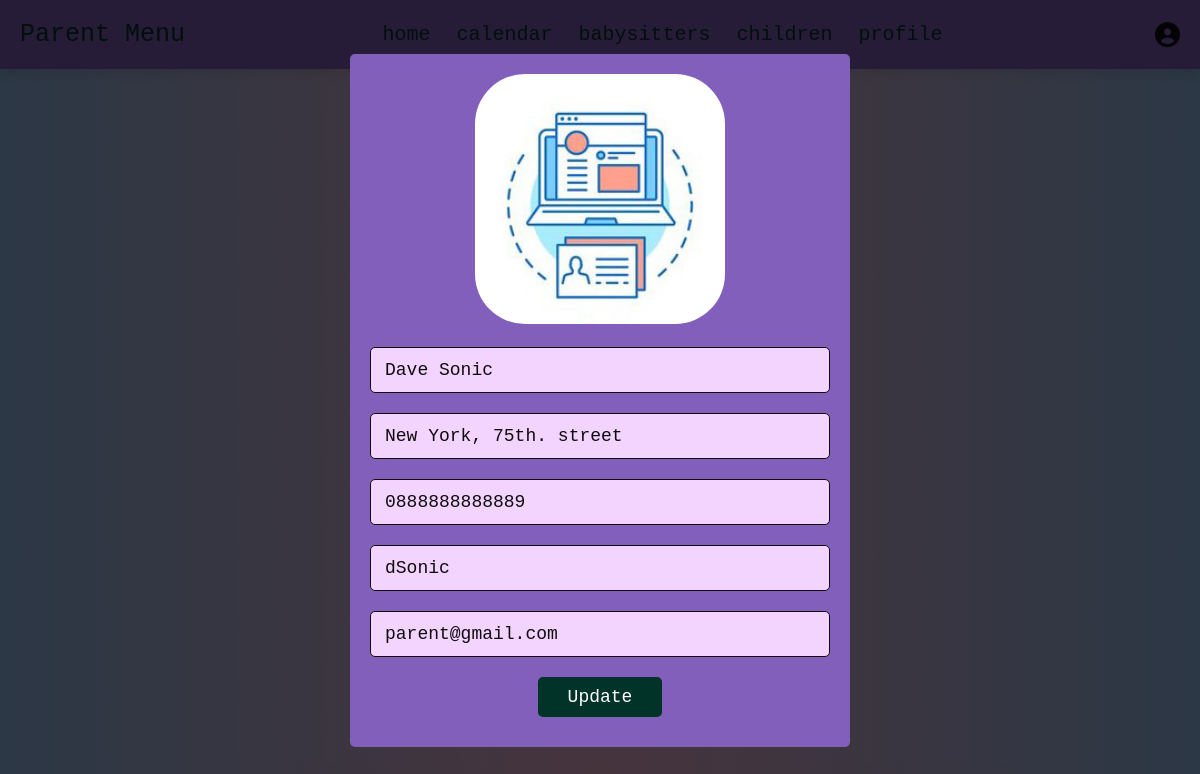
/php/parent/profile.php (signed in), run on the app's committed database.
### tables this page shows
CREATE TABLE `users` (
  `id` varchar(100) NOT NULL,
  `fullname` varchar(100) NOT NULL,
  `address` varchar(100) NOT NULL,
  `phone` varchar(100) NOT NULL,
  `name` varchar(100) NOT NULL,
  `email` varchar(100) NOT NULL,
  `password` varchar(100) NOT NULL,
  `user_type` varchar(20) NOT NULL
);

### php/parent/profile.php (the view, shortened to what this page needs)
<?php
include '../common/config.php';
$user_id = $_SESSION['parent_id'];
?>
<!DOCTYPE html>
<html lang="en">
<head>
  <link rel="stylesheet" href="https://cdnjs.cloudflare.com/ajax/libs/font-awesome/6.0.0/css/all.min.css">
  <link rel="stylesheet" href="../../css/style.css">
</head>
<body>
  <?php include 'parent_header.php'; ?>
  <section class="edit-profile-form">
    <?php
    $update_query = mysqli_query($conn, "SELECT * FROM `users` WHERE id = '$user_id'") or die('query failed');
    if (mysqli_num_rows($update_query) > 0) {
      while ($fetch_update = mysqli_fetch_assoc($update_query)) {
        ?>
        <form action="" method="post" enctype="multipart/form-data">
          <img class="image" src="../../assets/icons/personal-data.jpg" alt="">
          <input type="text" name="update_fullname" value="<?php echo $fetch_update['fullname']; ?>" class="box" required>
          <input type="text" name="update_address" value="<?php echo $fetch_update['address']; ?>" class="box" required>
          <input type="text" name="update_phone" value="<?php echo $fetch_update['phone']; ?>" class="box" required>
          <input type="text" name="update_name" value="<?php echo $fetch_update['name']; ?>" class="box" required>
          <input type="text" name="update_email" value="<?php echo $fetch_update['email']; ?>" class="box" required>
          <input type="submit" value="update" name="update_personal_data" class="btn">
        </form>
        <?php
      }
    }
    ?>
  </section>
</body>
</html>

### css/style.css (style rules this page uses)
:root { --dark-green: #013328; --light-green: #01644f; --red: #c0392b; --black: #100c0d; --purple: #835fbc; --dark-bg: #888870; --light-bg: #f3d4ff; --border: .1rem solid var(--black); --box-shadow: 0 .5rem 1rem rgba(0, 0, 0, .1); }
* { font-family: 'Century Gothic', monospace; margin: 0; padding: 0; box-sizing: border-box; outline: none; border: none; text-decoration: none; transition: all .2s linear; }
* { scrollbar-width: thin; scrollbar-color: #795fbc #eeaeca; }
html { background-color: #ffd5af; background: rgb(238, 174, 202); background: radial-gradient(circle, rgba(238, 174, 202, 1) 0%, rgba(148, 187, 233, 1) 100%); font-size: 62.5%; overflow-x: hidden; }
section { padding: 3rem 2rem; }
.btn, .option-btn, .delete-btn, .white-btn { display: inline-block; margin: 1rem; padding: 1rem 3rem; cursor: pointer; color: white; font-size: 1.8rem; border-radius: .5rem; text-transform: capitalize; }
.white-btn, .btn { background-color: var(--dark-green); }
.edit-profile-form, .add-kid-form, .log_activity_form { min-height: 100vh; background-color: rgba(0, 0, 0, .7); display: flex; align-items: center; justify-content: center; padding: 2rem; overflow-y: scroll; position: fixed; top: 0; left: 0; z-index: 1200; width: 100%; }
.edit-profile-form form, .add-kid-form form, .log_activity_form form { width: 50rem; padding: 2rem; text-align: center; border-radius: .5rem; background-color: var(--purple); }
.edit-profile-form form img, .add-kid-form form img, .log_activity_form form img { height: 25rem; margin-bottom: 1rem; border-radius: 20%; }
.edit-profile-form form .box, .add-kid-form form .box, .log_activity_form form .box { margin: 1rem 0; padding: 1.2rem 1.4rem; border: var(--border); border-radius: .5rem; background-color: var(--light-bg); font-size: 1.8rem; color: var(--black); width: 100%; }

### data on the page
users: update_fullname "Dave Sonic", update_address "New York, 75th. street", update_phone "0888888888889", update_name "dSonic", update_email "parent@gmail.com"
